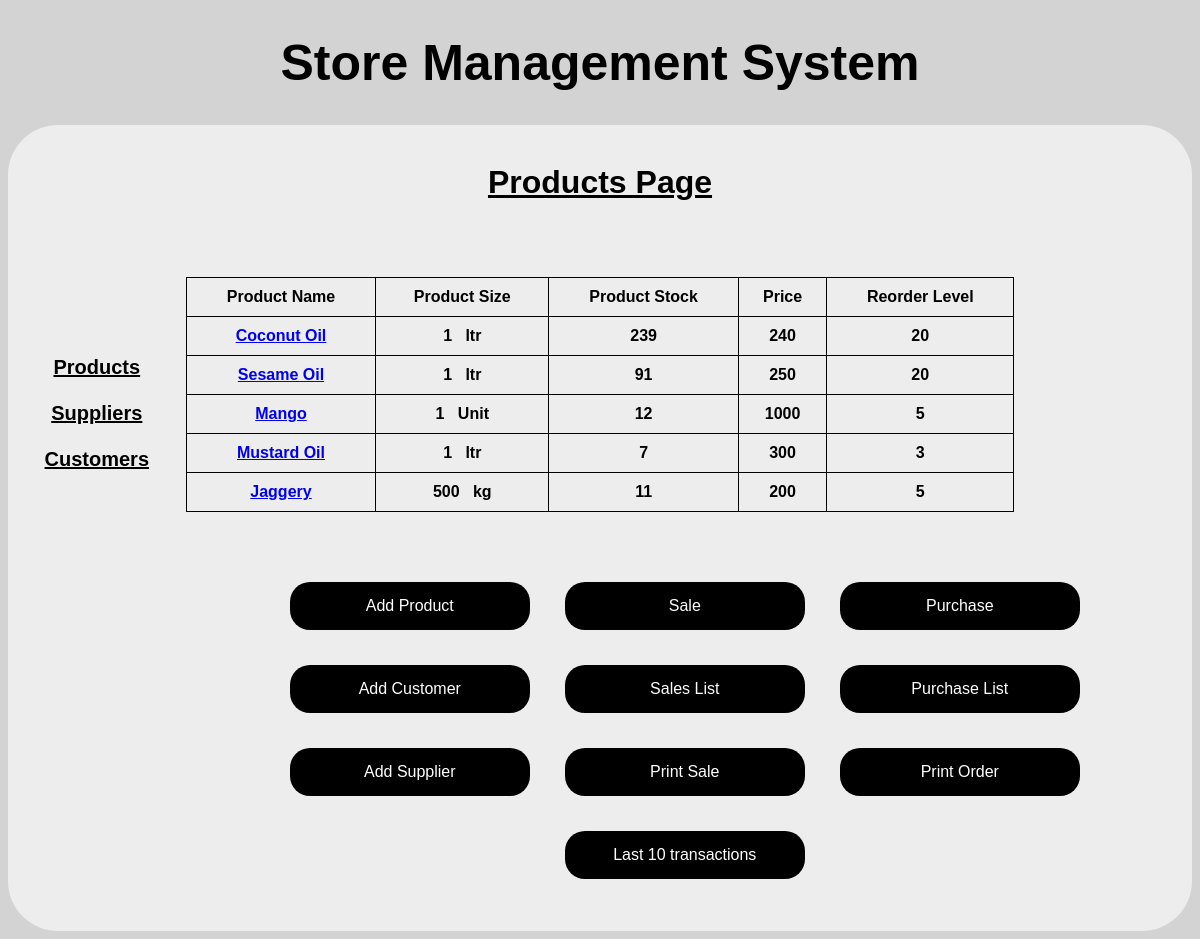
The page / on the database its author committed.
### storedb/models.py (models this page shows, shortened)
class Product(models.Model):
    prod_name = models.CharField(max_length=30)
    prod_code = models.CharField(max_length=20)
    prod_size = models.IntegerField()  # quantity
    prod_stock = models.IntegerField()
    prod_unit = models.CharField(max_length=20)  # lt or kg
    prod_price = models.IntegerField()
    prod_reorder_level = models.IntegerField()

### storedb/views.py (the view)
# urls.py: 2. Add a URL to urlpatterns:  path('', views.home, name='home')
def home(request):
    prod_list = Product.objects.all()
    return render(request, 'home.html', {'prod_list': prod_list})

### storedb/templates/home.html (shortened to what this page needs)
<!DOCTYPE html>
<html lang="en">
<head>
</head>
<center><h1 style="font-size: 50px">Store Management System</center>
<div class="hood"><br><b>
<center>
    <h1><u>Products Page </u> </h1><br>
</center>
<center>
    <div class="optionsdiv"><br><br><br><br><br><a href="show_prod">Products</a><br><br>
    <a href="show_supp">Suppliers</a><br><br>
    <a href="show_cust">Customers</a></div></center><br><br>
    <div class="table1div">
<table class="table1">
       <tr>
           <td>Product Name</td>
           <td>Product Size</td>
           <td>Product Stock</td>
           <td>Price</td>
           <td>Reorder Level</td>
       </tr>
{% for product in prod_list %}
        <tr>
            <td><a href="product/{{product.prod_name}}">{{product.prod_name}}</a></td>
            <td>{{product.prod_size}}&nbsp;&nbsp;&nbsp;{{product.prod_unit}}</td>
            <td>{{product.prod_stock}}</td>
            <td>{{product.prod_price}}</td>
            <td>{{product.prod_reorder_level}}</td>
        </tr>
{% endfor %}
</table>
</div>
<br><br>
<br>
<table class="table2">
    <tr>
        <td><form action="addproduct" method="post">
            {% csrf_token %}<button type="submit">Add Product</button></form></td>
        <td><form action="./create_invoice">
        <button type="submit">Sale</button>
        </form></td>
        <td><form action="./create_order">
      <button type="submit">Purchase</button>
        </form></td>
    </tr>
    <tr>
        <td><br><form action="./add_customer">
    <button type="submit">Add Customer</button>
</form></td>
        <td><br><form action="./inv_list">
    <button type="submit">Sales List</button>
</form></td>
        <td><br><form action="./order_list">
    <button type="submit">Purchase List</button>
</form></td>
    </tr>
    <tr>
        <td><br><form action="./add_supplier">
    <button type="submit">Add Supplier</button>
</form></td>
        <td><br><form action="./print_inv_list">
    <button type="submit">Print Sale</button>
</form></td>
        <td><br><form action="./print_order_list">
    <button type="submit">Print Order</button>
</form></td>
    </tr>
    <tr>
        <td></td>
        <td> <form action="./show_transactions">
      &nbsp;&nbsp;&nbsp;<button type="submit">Last 10 transactions</button>
</form><br><br></td>
        <td></td>
    </tr>
</table>

### storedb/templates/home.html (style rules this page uses)
html { background: #D3D3D3 ; font-family: Verdana, sans-serif; }
.hood { color: black; background: #ededed; border-radius: 50px; }
button { width: 10%; background-color:black; border: medium; border-color: black; color: white; padding: 15px 32px; text-align: center; border-radius: 20px; font-size: 16px; }
button { width: 120%; }
.table1 td { padding: 10px; vertical-align:middle; text-align:center; border:1px solid black; }
.optionsdiv { width: 15%; height: 400px; float:left; background: #ededed; font-size:20px; }
.optionsdiv > a { color: black; }
.table2 { padding-left: 5%; border-spacing: 15px; }
.table2 td { width:200px; padding-left:30px; padding-right:30px; }

### rows shown on the page
Product: prod_name "Coconut Oil", prod_size "1", prod_unit "ltr", prod_stock "239", prod_price "240", prod_reorder_level "20"
Product: prod_name "Sesame Oil", prod_size "1", prod_unit "ltr", prod_stock "91", prod_price "250", prod_reorder_level "20"
Product: prod_name "Mango", prod_size "1", prod_unit "Unit", prod_stock "12", prod_price "1000", prod_reorder_level "5"
Product: prod_name "Mustard Oil", prod_size "1", prod_unit "ltr", prod_stock "7", prod_price "300", prod_reorder_level "3"
Product: prod_name "Jaggery", prod_size "500", prod_unit "kg", prod_stock "11", prod_price "200", prod_reorder_level "5"
